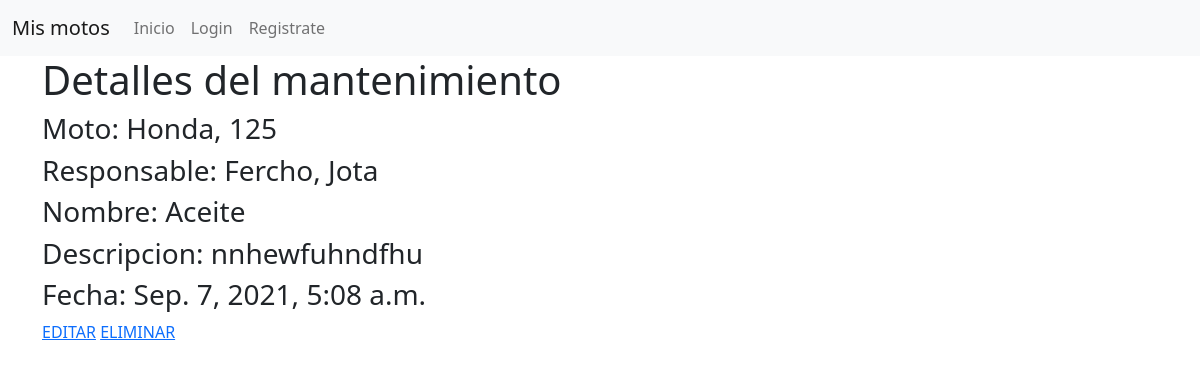
Screenshot of /mantenimiento_detalles/4/ with the database file from the repository.
### apps/motos/models.py (models this page shows, shortened)
class  Mantenimientos(models.Model):
    nombres     = models.CharField(max_length=100)
    fecha       = models.DateTimeField(auto_now=True)
    descripción = models.TextField(null=True, blank=True)
    responsable = models.ForeignKey(Persona, on_delete=models.PROTECT)
    moto        = models.ForeignKey(Moto, on_delete=models.CASCADE)

class Moto(models.Model):
    marca = models.CharField(max_length=100)
    modelo = models.CharField(max_length=100)
    cilindraje = models.IntegerField()
    foto_moto = models.ImageField(upload_to='fotos_motos', null=True, blank=True)
    color = models.CharField(max_length=100)
    placa = models.CharField(unique=True, max_length=100)
    chasis = models.CharField(unique=True, max_length=100)
    def nombreCompleto(self):
        txt = "{0}, {1}"
        return txt.format(self.marca, self.modelo)

class Persona(models.Model):
    nombres = models.CharField(max_length=100)
    apellidos = models.CharField(max_length=100)
    foto  = models.ImageField(upload_to='fotos_usuarios', null=True, blank=True)
    cedula = models.IntegerField(unique=True)
    telefono = models.IntegerField(null=True, blank=True)
    dirección = models. CharField(max_length=100)
    ciudad = models.CharField(max_length=100)
    id_usuario = models.OneToOneField(User, on_delete=models.CASCADE)
    def nombreCompleto(self):
        txt = "{0}, {1}"
        return txt.format(self.nombres, self.apellidos)

### apps/motos/views.py (the view)
# urls.py: path('mantenimiento_detalles/<int:id_mantenimiento>/', mantenimiento_detalles_view, name='mantenimiento_detalles'),
def mantenimiento_detalles_view(request, id_mantenimiento):
    object = Mantenimientos.objects.get(id = id_mantenimiento)
    return render(request, 'motos/mantenimiento_detalles.html', locals())

### apps/contexto_procesador.py (called while the page is built)
def numero_traspasos(request):
    try:
        noti = Historial.objects.filter(estado = 'Pendiente new', propietario__id_usuario = request.user).count()
        if noti == 0:
            noti = ""
    except:
        noti = 0
    return noti

def my_processor(request):
        context = {'ctx_noti': numero_traspasos(request),}
        return context

### templates/motos/mantenimiento_detalles.html
{% extends "base.html" %}
{% block contenido %}
    <h1>Detalles del mantenimiento</h1>
    <h3>Moto: {{object.moto.nombreCompleto}}</h3>
    <h3>Responsable: {{object.responsable.nombreCompleto}}</h3>
    <h3>Nombre: {{object.nombres}}</h3>
    <h3>Descripcion: {{object.descripción}}</h3>
    <h3>Fecha: {{object.fecha}}</h3>
    {% if object.moto.estado != 'En propiedad' or object.moto.estado != 'Pendiente old' %}
        <a href="{% url 'mantenimiento_editar' id_mantenimiento=object.id %}">EDITAR</a>
        <a href="{% url 'mantenimiento_eliminar' id_mantenimiento=object.id %}">ELIMINAR</a>
    {% endif %}
{% endblock contenido %}

### rows the page displays
Mantenimientos: moto.nombreCompleto "Honda, 125", responsable.nombreCompleto "Fercho, Jota", nombres "Aceite", descripción "nnhewfuhndfhu", fecha "Sep. 7, 2021, 5:08 a.m."
